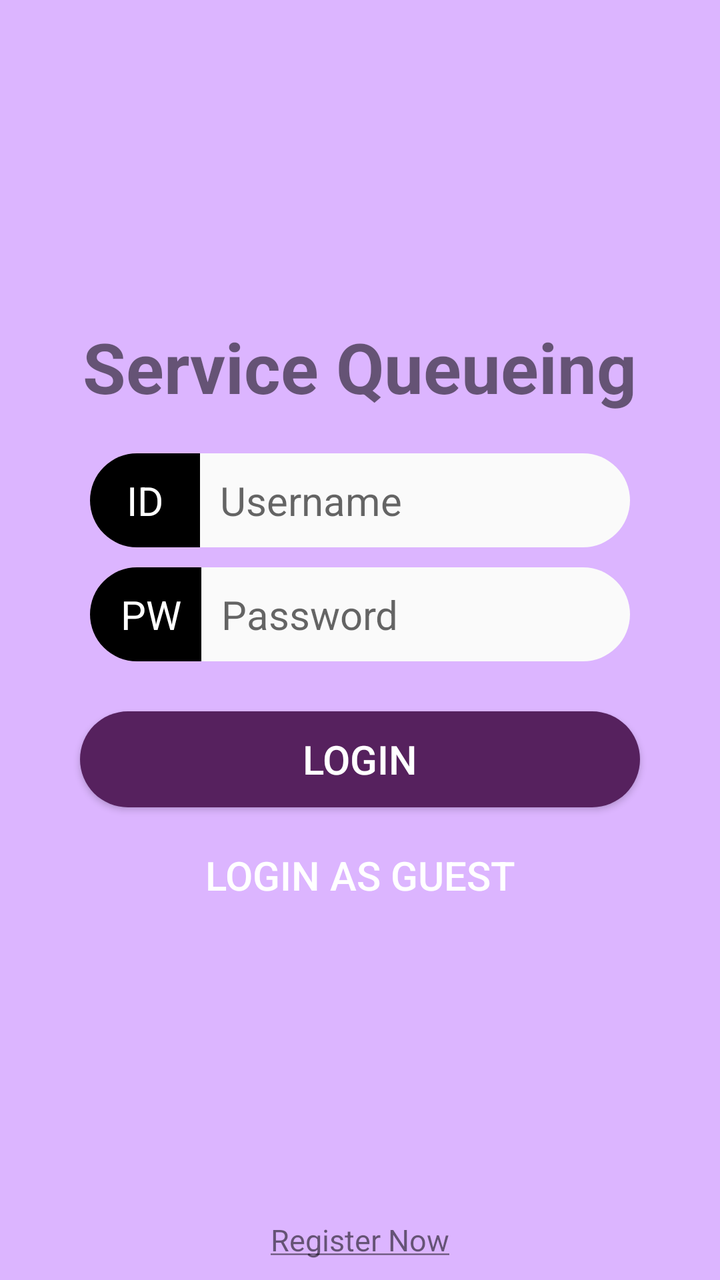
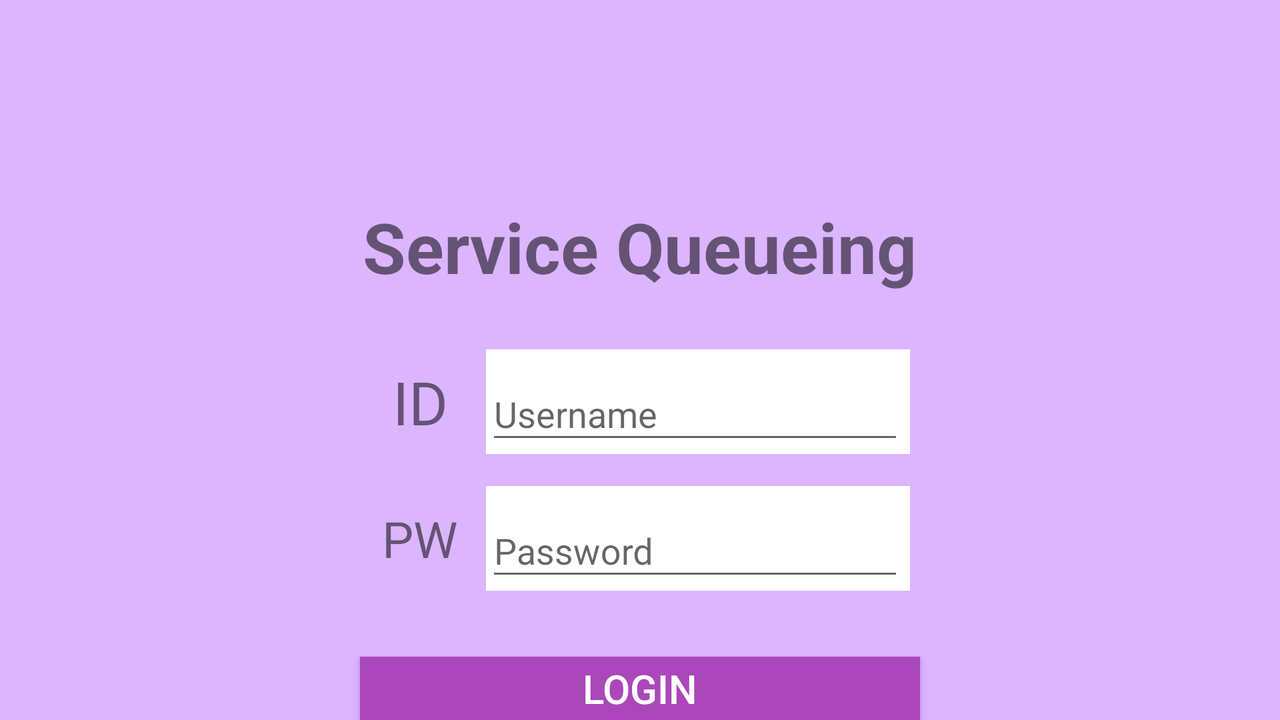

One screen, two layout resources from the same app: the default and the author's alternative for another configuration. Each is rendered where Android would select it; the XML of both is given below.
<!-- AndroidManifest.xml: application theme AppTheme -->
<!-- res/layout/activity_main.xml -->
<?xml version="1.0" encoding="utf-8"?>
<LinearLayout xmlns:android="http://schemas.android.com/apk/res/android"
    xmlns:tools="http://schemas.android.com/tools"
    android:layout_width="match_parent"
    android:layout_height="match_parent"
    android:background="@color/colorMain"
    android:orientation="vertical"
    tools:context=".MainActivity">


    <RelativeLayout
        android:layout_width="match_parent"
        android:layout_height="150dp">

        <ProgressBar
            android:id="@+id/progressBarLogin"
            style="?android:attr/progressBarStyle"
            android:layout_centerHorizontal="true"
            android:layout_centerVertical="true"
            android:layout_width="100dp"
            android:layout_height="100dp" />

    </RelativeLayout>


    <TextView
        android:layout_width="wrap_content"
        android:layout_height="wrap_content"
        android:layout_gravity="center"
        android:layout_marginTop="10dp"
        android:layout_marginBottom="20dp"
        android:text="Service Queueing"
        android:textSize="35dp"
        android:textStyle="bold" />

    <LinearLayout
        android:layout_width="@dimen/idField"
        android:layout_height="wrap_content"
        android:layout_gravity="center"
        android:orientation="horizontal">

        <TextView

            android:layout_width="1dp"
            android:layout_height="wrap_content"
            android:layout_weight="13"
            android:background="@drawable/head_input_style"
            android:maxLines="1"
            android:paddingLeft="17.5dp"
            android:paddingRight="17.5dp"
            android:text="ID"
            android:textAlignment="center"
            android:textColor="@color/colorWhite"
            android:textSize="20dp" />


        <EditText
            android:id="@+id/idText"
            android:layout_width="wrap_content"
            android:layout_height="wrap_content"
            android:layout_weight="25"
            android:background="@drawable/edit_text_style"
            android:hint="Username"
            android:imeOptions="actionNext"
            android:maxLines="1"
            android:nextFocusRight="@id/pwText"
            android:nextFocusDown="@id/pwText"
            android:nextFocusForward="@id/pwText"
            android:singleLine="true"
            android:textSize="20dp" />


    </LinearLayout>

    <LinearLayout
        android:layout_width="@dimen/idField"
        android:layout_height="wrap_content"
        android:layout_gravity="center"
        android:layout_marginTop="10dp"
        android:orientation="horizontal">

        <TextView
            android:layout_width="1dp"
            android:layout_height="wrap_content"
            android:layout_weight="13"
            android:background="@drawable/head_input_style"
            android:inputType="text"
            android:maxLines="1"
            android:text="PW"
            android:textAlignment="center"
            android:textColor="@color/colorWhite"
            android:textSize="20dp" />

        <EditText
            android:id="@+id/pwText"
            android:layout_width="wrap_content"
            android:layout_height="wrap_content"
            android:layout_weight="25"
            android:background="@drawable/edit_text_style"
            android:hint="Password"
            android:imeOptions="actionDone"
            android:inputType="textPassword"
            android:maxLines="1"
            android:textSize="20dp" />


    </LinearLayout>

    <Button
        android:id="@+id/loginBtn"
        android:layout_width="280dp"
        android:layout_height="wrap_content"
        android:layout_gravity="center"
        android:layout_marginTop="25dp"
        android:background="@drawable/dark_v_round_button"
        android:text="LOGIN"
        android:textColor="@color/colorWhite"
        android:textSize="20dp" />

    <Button
        android:id="@+id/guestBtn"
        style="@style/ButtonStyle"
        android:layout_width="280dp"
        android:layout_height="wrap_content"
        android:layout_gravity="center"
        android:layout_marginTop="10dp"
        android:background="@drawable/violet_round_button"
        android:text="Login As GUEST" />


    <LinearLayout

        android:layout_width="match_parent"
        android:layout_height="match_parent"
        android:layout_gravity="center">

        <TextView
            android:id="@+id/reg"
            android:layout_width="match_parent"
            android:layout_height="wrap_content"
            android:layout_gravity="bottom"
            android:layout_marginBottom="5dp"
            android:text="@string/registerText"
            android:textAlignment="center"
            android:textColorLink="@color/colorLightBlue"
            android:textSize="15dp" />

    </LinearLayout>


</LinearLayout>
<!-- resources referenced by this layout -->
<resources>
  <color name="colorLightBlue">#38F</color>
  <color name="colorMain">#dcb5ff</color>
  <color name="colorWhite">#FFF</color>
  <dimen name="idField">270dp</dimen>&gt;
  <!-- drawable dark_v_round_button (drawable) -->
  <?xml version="1.0" encoding="utf-8"?>
  <shape xmlns:android="http://schemas.android.com/apk/res/android">
      <corners android:radius="30dp"/>
      <solid android:color="@color/colorButtony"/>
  </shape>
  <!-- drawable edit_text_style (drawable) -->
  <?xml version="1.0" encoding="utf-8"?>
  <shape xmlns:android="http://schemas.android.com/apk/res/android">
      <solid android:color="#fafafa"/>
      <corners android:topRightRadius="30dp" android:bottomRightRadius="30dp"/>
      <padding
          android:right="10dp"
          android:top="10dp"
          android:bottom="10dp"
          android:left="10dp"
          />
  </shape>
  <!-- drawable head_input_style (drawable) -->
  <?xml version="1.0" encoding="utf-8"?>
  <shape xmlns:android="http://schemas.android.com/apk/res/android">
      <solid android:color="#000000"/>
      <corners android:topLeftRadius="30dp" android:bottomLeftRadius="30dp"/>
      <padding
          android:right="10dp"
          android:top="10dp"
          android:bottom="10dp"
          android:left="15dp"
          />
  </shape>
  <string name="registerText"><u>Register Now</u></string>
  <style name="ButtonStyle">
          <item name="android:textSize">@dimen/btnText</item>
          <item name="android:textColor">@color/colorWhite</item>
          <item name="android:background">@color/colorButtonGray</item>
      </style>
  <style name="AppTheme" parent="Theme.AppCompat.Light.DarkActionBar">
          
          <item name="colorPrimary">@color/colorPrimary</item>
          <item name="colorPrimaryDark">@color/colorPrimaryDark</item>
          <item name="colorAccent">@color/colorAccent</item>
      </style>
  <color name="colorButtony">#56215e</color>
  <dimen name="btnText">20dp</dimen>
  <color name="colorButtonGray">#888</color>
  <color name="colorPrimary">#77529e</color>
  <color name="colorPrimaryDark">#662299</color>
  <color name="colorAccent">#a5bdfd</color>
</resources>
<!-- res/layout-land/activity_main.xml (the author's variant of the layout above) -->
<!-- drawn on the phone turned sideways -->
<?xml version="1.0" encoding="utf-8"?>
<LinearLayout xmlns:android="http://schemas.android.com/apk/res/android"
    xmlns:app="http://schemas.android.com/apk/res-auto"
    xmlns:tools="http://schemas.android.com/tools"
    android:layout_width="match_parent"
    android:layout_height="match_parent"
    android:background="@color/colorMain"
    android:orientation="vertical"
    tools:context=".MainActivity">

    <TextView
        android:layout_width="wrap_content"
        android:layout_height="wrap_content"
        android:layout_gravity="center"
        android:layout_marginTop="100dp"
        android:layout_marginBottom="20dp"
        android:text="Service Queueing"

        android:textSize="35dp"
        android:textStyle="bold" />

    <android.support.constraint.ConstraintLayout
        android:layout_width="@dimen/idField"
        android:layout_height="wrap_content"
        android:layout_gravity="center"
        android:orientation="horizontal">

        <TextView
            android:id="@+id/idText"
            android:layout_width="50dp"
            android:layout_height="match_parent"
            android:layout_marginTop="8dp"
            android:layout_marginBottom="8dp"
            android:text="ID"
            android:textAlignment="center"
            android:textSize="30dp"
            app:layout_constraintBottom_toBottomOf="parent"
            app:layout_constraintStart_toStartOf="parent"
            app:layout_constraintTop_toTopOf="parent" />

        <android.support.design.widget.TextInputLayout
            android:layout_width="220dp"
            android:layout_height="wrap_content"
            android:layout_marginStart="8dp"
            android:layout_marginTop="8dp"
            android:layout_marginBottom="8dp"
            android:background="@color/colorWhite"
            app:layout_constraintBottom_toBottomOf="parent"
            app:layout_constraintStart_toEndOf="@+id/idText"
            app:layout_constraintTop_toTopOf="parent">

            <android.support.design.widget.TextInputEditText
                android:layout_width="209dp"
                android:layout_height="match_parent"
                android:hint="Username" />
        </android.support.design.widget.TextInputLayout>


    </android.support.constraint.ConstraintLayout>

    <android.support.constraint.ConstraintLayout
        android:layout_width="@dimen/idField"
        android:layout_height="wrap_content"
        android:layout_gravity="center"
        android:orientation="horizontal">

        <TextView
            android:id="@+id/pwText"
            android:layout_width="50dp"
            android:layout_height="match_parent"
            android:layout_marginTop="8dp"
            android:layout_marginBottom="8dp"
            android:text="PW"
            android:textAlignment="center"
            android:textSize="25dp"
            app:layout_constraintBottom_toBottomOf="parent"
            app:layout_constraintStart_toStartOf="parent"
            app:layout_constraintTop_toTopOf="parent" />

        <android.support.design.widget.TextInputLayout
            android:layout_width="220dp"
            android:layout_height="wrap_content"
            android:layout_marginStart="8dp"
            android:layout_marginTop="8dp"
            android:layout_marginBottom="8dp"
            android:background="@color/colorWhite"
            app:layout_constraintBottom_toBottomOf="parent"
            app:layout_constraintStart_toEndOf="@+id/pwText"
            app:layout_constraintTop_toTopOf="parent">

            <android.support.design.widget.TextInputEditText
                android:layout_width="209dp"
                android:layout_height="match_parent"
                android:hint="Password" />
        </android.support.design.widget.TextInputLayout>


    </android.support.constraint.ConstraintLayout>

    <Button
        android:layout_width="280dp"
        android:layout_height="wrap_content"
        android:layout_gravity="center"
        android:layout_marginTop="25dp"
        android:textColor="@color/colorWhite"
        android:textSize="20dp"
        android:background="@color/colorButton"
        android:text="LOGIN" />
    <Button
        android:layout_width="280dp"
        android:layout_height="wrap_content"
        android:layout_gravity="center"
        android:layout_marginTop="10dp"
        android:textColor="@color/colorWhite"
        android:textSize="20dp"
        android:background="@color/colorButtonGray"
        android:text="Login As GUEST" />


    <LinearLayout
        android:layout_width="match_parent"
        android:layout_height="match_parent"
        >

        <TextView
            android:layout_width="match_parent"
            android:layout_height="wrap_content"
            android:layout_gravity="bottom"
            android:layout_marginBottom="5dp"
            android:textAlignment="center"
            android:textSize="15dp"
            android:text="@string/registerText"
            android:textColorLink="@color/colorLightBlue" />

    </LinearLayout>


</LinearLayout>
<!-- resources referenced by the variant -->
<!-- as the phone turned sideways resolves them -->
<resources>
  <color name="colorButton">#ab47ba</color>
  <color name="colorButtonGray">#888</color>
  <color name="colorLightBlue">#38F</color>
  <color name="colorMain">#dcb5ff</color>
  <color name="colorWhite">#FFF</color>
  <dimen name="idField">270dp</dimen>&gt;
  <string name="registerText"><u>Register Now</u></string>
  <style name="AppTheme" parent="Theme.AppCompat.Light.DarkActionBar">
          
          <item name="colorPrimary">@color/colorPrimary</item>
          <item name="colorPrimaryDark">@color/colorPrimaryDark</item>
          <item name="colorAccent">@color/colorAccent</item>
      </style>
  <color name="colorPrimary">#77529e</color>
  <color name="colorPrimaryDark">#662299</color>
  <color name="colorAccent">#a5bdfd</color>
</resources>
